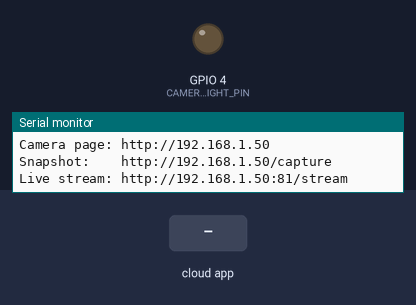
A sketch run on a simulated ESP32. On the bench: output pins drawn as LEDs (lit = HIGH), the last lines printed to the serial monitor. The inputs (shaded band) are chosen by the test bench. WiFi joins after 1.5 s; servers stay silent unless stated; the local clock reads 2024-03-15 10:24:30 at power-on unless the sketch sets it; the camera gives no picture; the Firebase database answers and starts empty.

Above: at 3.0 s.
3.1 s: the phone or cloud app sets flashlight to 1
At 4.7 s:
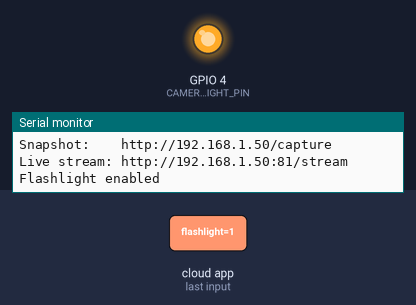
7.8 s: the phone or cloud app sets flashlight to 0
At 8.3 s:
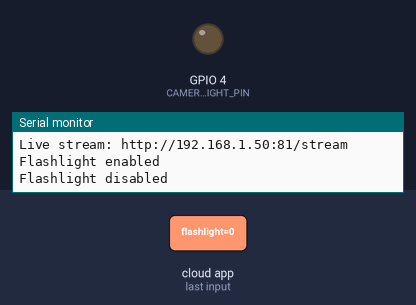
Timing chart, 0 to 10.8 s (numbered marks = the images above; inputs shaded):
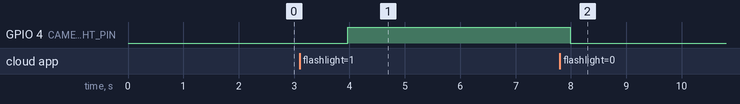

The sketch:

esp32cam.ino
```cpp
#include <Arduino.h>
#include <WiFi.h>
#include <Firebase_ESP_Client.h>
#include "esp_camera.h"
#include "esp_http_server.h"

#include <addons/TokenHelper.h>
#include "secrets.h"

// AI Thinker ESP32-CAM pin map.
#define CAMERA_PIN_PWDN 32
#define CAMERA_PIN_RESET -1
#define CAMERA_PIN_XCLK 0
#define CAMERA_PIN_SIOD 26
#define CAMERA_PIN_SIOC 27
#define CAMERA_PIN_Y9 35
#define CAMERA_PIN_Y8 34
#define CAMERA_PIN_Y7 39
#define CAMERA_PIN_Y6 36
#define CAMERA_PIN_Y5 21
#define CAMERA_PIN_Y4 19
#define CAMERA_PIN_Y3 18
#define CAMERA_PIN_Y2 5
#define CAMERA_PIN_VSYNC 25
#define CAMERA_PIN_HREF 23
#define CAMERA_PIN_PCLK 22
#define CAMERA_FLASHLIGHT_PIN 4

static const unsigned long CAMERA_HEARTBEAT_POLL_MS = 3000UL;
static const unsigned long CAMERA_HEARTBEAT_MAX_AGE_MS = 30000UL;
static const unsigned long CAMERA_SNAPSHOT_INTERVAL_MS = 1000UL;
static const unsigned long CAMERA_FLASHLIGHT_POLL_MS = 1000UL;

static const char CAMERA_HEARTBEAT_PATH[] =
    "/devices/" CAMERA_FIREBASE_DEVICE_ID "/camera/heartbeat";
static const char CAMERA_SNAPSHOT_BLOB_PATH[] =
    "/devices/" CAMERA_FIREBASE_DEVICE_ID
    "/camera/latest/blob";
static const char CAMERA_SNAPSHOT_UPDATED_PATH[] =
    "/devices/" CAMERA_FIREBASE_DEVICE_ID
    "/camera/latest/updatedAt";
static const char CAMERA_FLASHLIGHT_PATH[] =
    "/devices/" CAMERA_FIREBASE_DEVICE_ID "/camera/flashlight";

static httpd_handle_t webServer = nullptr;
static httpd_handle_t streamServer = nullptr;

static FirebaseData firebaseData;
static FirebaseAuth firebaseAuth;
static FirebaseConfig firebaseConfig;

static unsigned long lastHeartbeatPollMillis = 0;
static unsigned long lastSnapshotUploadMillis = 0;
static unsigned long lastHeartbeatChangeMillis = 0;
static unsigned long lastFlashlightPollMillis = 0;
static double lastObservedHeartbeatMillis = 0.0;
static bool heartbeatValueInitialized = false;
static bool cloudSnapshotsActive = false;
static bool flashlightEnabled = false;

static const char STREAM_CONTENT_TYPE[] =
    "multipart/x-mixed-replace;boundary=frame";
static const char STREAM_BOUNDARY[] = "\r\n--frame\r\n";
static const char STREAM_PART[] =
    "Content-Type: image/jpeg\r\nContent-Length: %u\r\n\r\n";

static const char INDEX_HTML[] PROGMEM = R"HTML(
<!doctype html>
<html lang="en">
<head>
  <meta charset="utf-8">
  <meta name="viewport" content="width=device-width,initial-scale=1">
  <title>Aquify ESP32-CAM</title>
  <style>
    body {
      margin: 0;
      min-height: 100vh;
      display: grid;
      place-items: center;
      color: #e6f7f7;
      background: #071a1d;
      font-family: system-ui, sans-serif;
    }
    main {
      width: min(92vw, 760px);
      text-align: center;
    }
    img {
      width: 100%;
      border: 1px solid #275d63;
      border-radius: 14px;
      background: #02090a;
    }
    a { color: #6ee7db; }
  </style>
</head>
<body>
  <main>
    <h1>Aquify camera</h1>
    <img id="camera" alt="Live aquarium camera stream">
    <p><a href="/capture">Open a still image</a></p>
  </main>
  <script>
    document.getElementById("camera").src =
      "http://" + location.hostname + ":81/stream";
  </script>
</body>
</html>
)HTML";

static void addCorsHeaders(httpd_req_t *request) {
  httpd_resp_set_hdr(request, "Access-Control-Allow-Origin", "*");
  httpd_resp_set_hdr(request, "Cache-Control", "no-store");
}

static esp_err_t indexHandler(httpd_req_t *request) {
  httpd_resp_set_type(request, "text/html");
  return httpd_resp_send(request, INDEX_HTML, HTTPD_RESP_USE_STRLEN);
}

static esp_err_t healthHandler(httpd_req_t *request) {
  char response[160];
  String ipAddress = WiFi.localIP().toString();

  snprintf(
      response,
      sizeof(response),
      "{\"online\":true,\"ip\":\"%s\",\"uptimeMs\":%lu,\"freeHeap\":%u}",
      ipAddress.c_str(),
      millis(),
      ESP.getFreeHeap());

  addCorsHeaders(request);
  httpd_resp_set_type(request, "application/json");
  return httpd_resp_sendstr(request, response);
}

static esp_err_t captureHandler(httpd_req_t *request) {
  camera_fb_t *frame = esp_camera_fb_get();
  if (frame == nullptr) {
    Serial.println("Camera capture failed");
    httpd_resp_send_500(request);
    return ESP_FAIL;
  }

  addCorsHeaders(request);
  httpd_resp_set_type(request, "image/jpeg");
  httpd_resp_set_hdr(
      request, "Content-Disposition", "inline; filename=aquify-camera.jpg");

  esp_err_t result = httpd_resp_send(
      request,
      reinterpret_cast<const char *>(frame->buf),
      frame->len);

  esp_camera_fb_return(frame);
  return result;
}

static esp_err_t streamHandler(httpd_req_t *request) {
  esp_err_t result = httpd_resp_set_type(request, STREAM_CONTENT_TYPE);
  if (result != ESP_OK) {
    return result;
  }

  addCorsHeaders(request);

  while (true) {
    camera_fb_t *frame = esp_camera_fb_get();
    if (frame == nullptr) {
      Serial.println("Camera stream capture failed");
      return ESP_FAIL;
    }

    char partHeader[72];
    size_t headerLength = snprintf(
        partHeader,
        sizeof(partHeader),
        STREAM_PART,
        static_cast<unsigned int>(frame->len));

    result = httpd_resp_send_chunk(
        request, STREAM_BOUNDARY, strlen(STREAM_BOUNDARY));
    if (result == ESP_OK) {
      result = httpd_resp_send_chunk(request, partHeader, headerLength);
    }
    if (result == ESP_OK) {
      result = httpd_resp_send_chunk(
          request,
          reinterpret_cast<const char *>(frame->buf),
          frame->len);
    }

    esp_camera_fb_return(frame);

    if (result != ESP_OK) {
      break;
    }
  }

  return result;
}

static bool registerHandler(
    httpd_handle_t server,
    const char *uri,
    esp_err_t (*handler)(httpd_req_t *)) {
  httpd_uri_t route = {};
  route.uri = uri;
  route.method = HTTP_GET;
  route.handler = handler;
  route.user_ctx = nullptr;
  return httpd_register_uri_handler(server, &route) == ESP_OK;
}

static bool startCameraServers() {
  httpd_config_t webConfig = HTTPD_DEFAULT_CONFIG();
  webConfig.server_port = 80;

  if (httpd_start(&webServer, &webConfig) != ESP_OK) {
    return false;
  }

  if (!registerHandler(webServer, "/", indexHandler) ||
      !registerHandler(webServer, "/capture", captureHandler) ||
      !registerHandler(webServer, "/health", healthHandler)) {
    return false;
  }

  httpd_config_t streamConfig = HTTPD_DEFAULT_CONFIG();
  streamConfig.server_port = 81;
  streamConfig.ctrl_port = webConfig.ctrl_port + 1;

  if (httpd_start(&streamServer, &streamConfig) != ESP_OK) {
    return false;
  }

  return registerHandler(streamServer, "/stream", streamHandler);
}

static bool initializeCamera() {
  camera_config_t config = {};
  config.ledc_channel = LEDC_CHANNEL_0;
  config.ledc_timer = LEDC_TIMER_0;
  config.pin_d0 = CAMERA_PIN_Y2;
  config.pin_d1 = CAMERA_PIN_Y3;
  config.pin_d2 = CAMERA_PIN_Y4;
  config.pin_d3 = CAMERA_PIN_Y5;
  config.pin_d4 = CAMERA_PIN_Y6;
  config.pin_d5 = CAMERA_PIN_Y7;
  config.pin_d6 = CAMERA_PIN_Y8;
  config.pin_d7 = CAMERA_PIN_Y9;
  config.pin_xclk = CAMERA_PIN_XCLK;
  config.pin_pclk = CAMERA_PIN_PCLK;
  config.pin_vsync = CAMERA_PIN_VSYNC;
  config.pin_href = CAMERA_PIN_HREF;
  config.pin_sccb_sda = CAMERA_PIN_SIOD;
  config.pin_sccb_scl = CAMERA_PIN_SIOC;
  config.pin_pwdn = CAMERA_PIN_PWDN;
  config.pin_reset = CAMERA_PIN_RESET;
  config.xclk_freq_hz = 20000000;
  config.pixel_format = PIXFORMAT_JPEG;
  config.frame_size = FRAMESIZE_QVGA;
  config.jpeg_quality = 12;
  config.fb_count = 1;
  config.grab_mode = CAMERA_GRAB_WHEN_EMPTY;
  config.fb_location = CAMERA_FB_IN_DRAM;

  if (psramFound()) {
    config.frame_size = FRAMESIZE_VGA;
    config.jpeg_quality = 10;
    config.fb_count = 2;
    config.grab_mode = CAMERA_GRAB_LATEST;
    config.fb_location = CAMERA_FB_IN_PSRAM;
  }

  esp_err_t result = esp_camera_init(&config);
  if (result != ESP_OK) {
    Serial.printf("Camera initialization failed: 0x%x\n", result);
    return false;
  }

  sensor_t *sensor = esp_camera_sensor_get();
  if (sensor != nullptr) {
    sensor->set_framesize(sensor, FRAMESIZE_QVGA);
    sensor->set_hmirror(sensor, 1);
  }

  return true;
}

static bool connectToWifi() {
  WiFi.mode(WIFI_STA);
  WiFi.setSleep(false);
  WiFi.begin(CAMERA_WIFI_SSID, CAMERA_WIFI_PASSWORD);

  Serial.print("Connecting to Wi-Fi");
  unsigned long connectionStartedMillis = millis();

  while (WiFi.status() != WL_CONNECTED) {
    if (millis() - connectionStartedMillis >= 30000UL) {
      Serial.println("\nWi-Fi connection timed out");
      return false;
    }

    delay(500);
    Serial.print(".");
  }

  Serial.println("\nWi-Fi connected");
  return true;
}

static void synchronizeClock() {
  configTime(0, 0, "pool.ntp.org", "time.nist.gov");

  Serial.print("Synchronizing clock");
  unsigned long syncStartedMillis = millis();

  while (time(nullptr) < 1700000000 &&
         millis() - syncStartedMillis < 10000UL) {
    delay(250);
    Serial.print(".");
  }

  if (time(nullptr) >= 1700000000) {
    Serial.println("\nClock synchronized");
  } else {
    Serial.println(
        "\nClock sync timed out; heartbeat-change fallback enabled");
  }
}

static void initializeFirebase() {
  firebaseConfig.api_key = CAMERA_FIREBASE_API_KEY;
  firebaseConfig.database_url = CAMERA_FIREBASE_DATABASE_URL;
  firebaseConfig.token_status_callback = tokenStatusCallback;

  firebaseAuth.user.email = CAMERA_FIREBASE_USER_EMAIL;
  firebaseAuth.user.password = CAMERA_FIREBASE_USER_PASSWORD;

  Firebase.reconnectNetwork(true);
  firebaseData.setBSSLBufferSize(4096, 1024);
  firebaseData.setResponseSize(1024);
  Firebase.begin(&firebaseConfig, &firebaseAuth);
}

static bool cameraHeartbeatIsFresh() {
  if (!Firebase.RTDB.getDouble(&firebaseData, CAMERA_HEARTBEAT_PATH)) {
    Serial.printf(
        "Camera heartbeat read failed: %s\n",
        firebaseData.errorReason().c_str());
    return false;
  }

  double heartbeatMillis = firebaseData.doubleData();
  double currentEpochMillis = static_cast<double>(time(nullptr)) * 1000.0;
  double heartbeatAgeMillis = currentEpochMillis - heartbeatMillis;
  unsigned long currentMillis = millis();

  if (!heartbeatValueInitialized) {
    lastObservedHeartbeatMillis = heartbeatMillis;
    heartbeatValueInitialized = true;
  } else if (heartbeatMillis != lastObservedHeartbeatMillis) {
    lastObservedHeartbeatMillis = heartbeatMillis;
    lastHeartbeatChangeMillis = currentMillis;
  }

  bool absoluteTimeIsFresh =
      currentEpochMillis >= 1700000000000.0 &&
      heartbeatAgeMillis >= -5000.0 &&
      heartbeatAgeMillis <= CAMERA_HEARTBEAT_MAX_AGE_MS;
  bool heartbeatRecentlyChanged =
      heartbeatMillis > 0.0 &&
      lastHeartbeatChangeMillis != 0 &&
      currentMillis - lastHeartbeatChangeMillis <=
          CAMERA_HEARTBEAT_MAX_AGE_MS;

  return absoluteTimeIsFresh || heartbeatRecentlyChanged;
}

static bool publishRealtimeSnapshot() {
  camera_fb_t *frame = esp_camera_fb_get();
  if (frame == nullptr) {
    Serial.println("Realtime snapshot capture failed");
    return false;
  }

  bool uploaded = Firebase.RTDB.setBlob(
      &firebaseData,
      CAMERA_SNAPSHOT_BLOB_PATH,
      frame->buf,
      frame->len);

  esp_camera_fb_return(frame);

  if (!uploaded) {
    Serial.printf(
        "Realtime snapshot upload failed: %s\n",
        firebaseData.errorReason().c_str());
    return false;
  }

  if (!Firebase.RTDB.setTimestamp(
          &firebaseData, CAMERA_SNAPSHOT_UPDATED_PATH)) {
    Serial.printf(
        "Snapshot timestamp update failed: %s\n",
        firebaseData.errorReason().c_str());
    return false;
  }

  Serial.println("Realtime snapshot uploaded");
  return true;
}

static void setFlashlight(bool enabled) {
  if (enabled == flashlightEnabled) {
    return;
  }

  flashlightEnabled = enabled;
  digitalWrite(CAMERA_FLASHLIGHT_PIN, enabled ? HIGH : LOW);
  Serial.println(enabled ? "Flashlight enabled" : "Flashlight disabled");
}

static void serviceFlashlight() {
  if (!Firebase.ready()) {
    return;
  }

  unsigned long currentMillis = millis();
  if (currentMillis - lastFlashlightPollMillis <
      CAMERA_FLASHLIGHT_POLL_MS) {
    return;
  }

  lastFlashlightPollMillis = currentMillis;
  if (!Firebase.RTDB.getBool(&firebaseData, CAMERA_FLASHLIGHT_PATH)) {
    Serial.printf(
        "Flashlight state read failed: %s\n",
        firebaseData.errorReason().c_str());
    return;
  }

  setFlashlight(firebaseData.boolData());
}

static void serviceCloudSnapshots() {
  if (!Firebase.ready()) {
    return;
  }

  unsigned long currentMillis = millis();

  if (currentMillis - lastHeartbeatPollMillis >=
      CAMERA_HEARTBEAT_POLL_MS) {
    lastHeartbeatPollMillis = currentMillis;
    bool requested = cameraHeartbeatIsFresh();

    if (requested != cloudSnapshotsActive) {
      cloudSnapshotsActive = requested;
      Serial.println(
          cloudSnapshotsActive
              ? "Cloud snapshots activated"
              : "Cloud snapshots paused");

      if (cloudSnapshotsActive) {
        lastSnapshotUploadMillis =
            currentMillis - CAMERA_SNAPSHOT_INTERVAL_MS;
      }
    }
  }

  if (cloudSnapshotsActive &&
      currentMillis - lastSnapshotUploadMillis >=
          CAMERA_SNAPSHOT_INTERVAL_MS) {
    lastSnapshotUploadMillis = currentMillis;
    publishRealtimeSnapshot();
  }
}

void setup() {
  Serial.begin(115200);
  Serial.setDebugOutput(true);
  Serial.println();
  Serial.println("Starting Aquify ESP32-CAM...");

  pinMode(CAMERA_FLASHLIGHT_PIN, OUTPUT);
  digitalWrite(CAMERA_FLASHLIGHT_PIN, LOW);

  if (!initializeCamera()) {
    Serial.println("Camera startup stopped");
    return;
  }

  if (!connectToWifi()) {
    Serial.println("Wi-Fi startup stopped");
    return;
  }

  synchronizeClock();
  initializeFirebase();

  if (!startCameraServers()) {
    Serial.println("Camera web server failed to start");
    return;
  }

  Serial.print("Camera page: http://");
  Serial.println(WiFi.localIP());
  Serial.print("Snapshot:    http://");
  Serial.print(WiFi.localIP());
  Serial.println("/capture");
  Serial.print("Live stream: http://");
  Serial.print(WiFi.localIP());
  Serial.println(":81/stream");
}

void loop() {
  serviceFlashlight();
  serviceCloudSnapshots();
  delay(50);
}
```

secrets.h
```cpp
#pragma once

#define CAMERA_WIFI_SSID "Pixel"
#define CAMERA_WIFI_PASSWORD "11111111"

#define CAMERA_FIREBASE_API_KEY "AIzaSyBLwrJHK-rU4AL8OtXM3XTrbm8JSmhtSKo"
#define CAMERA_FIREBASE_USER_EMAIL "espcam@gmail.com"
#define CAMERA_FIREBASE_USER_PASSWORD "live@1223"
#define CAMERA_FIREBASE_DATABASE_URL "https://aqua-bot-dcbe0-default-rtdb.asia-southeast1.firebasedatabase.app"
#define CAMERA_FIREBASE_DEVICE_ID "aqua-main"
```

Measured:
- after the input at 3.1 s, GPIO 4 (CAMERA_FLASHLIGHT_PIN): LOW → HIGH after 0.87 s
- after the input at 7.8 s, GPIO 4 (CAMERA_FLASHLIGHT_PIN): HIGH → LOW after 0.18 s
